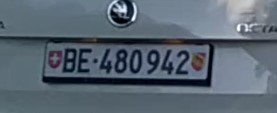
#> input picture white_plate.jpg, 277 x 113 px
$ python -i main.py   (imports and definitions only)
#> lines starting #> are read from the running program, lines starting #| are printed output that depends on the picture; after the words box and inside, x2 and y2 are one past the last pixel; in counts of white or black regions, pixels touching at a corner belong together
#> further down, picture is the input picture: shape (113, 277, 3); mean B, G, R 114.1, 102, 89.5
import cv2
import pytesseract
import numpy as np
import clean_up
import white_plate
import contour_finding_methods
# Set the path to the Tesseract executable
pytesseract.pytesseract.tesseract_cmd = r'C:\Program Files\Tesseract-OCR\tesseract.exe'


def detect_license_plate_corners(image):
    gray = cv2.cvtColor(image, cv2.COLOR_BGR2GRAY)
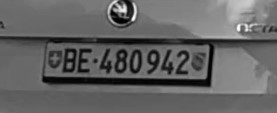
#> gray: shape (113, 277); min 1, max 253, mean 99.6
    blur = cv2.GaussianBlur(gray, (5, 5), 0)

    edges = cv2.Canny(blur, 100, 200, apertureSize=3)
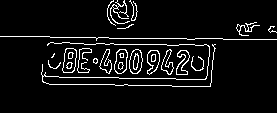
#> edges: shape (113, 277); 6.6% white in thin lines or dots, all inside (x1, y1, x2, y2) = (0, 0, 277, 87)

    contours, _ = cv2.findContours(edges, cv2.RETR_TREE, cv2.CHAIN_APPROX_SIMPLE)
#> contours = 42 contours, 16 with area under 20; largest, box (x1, y1, x2, y2) and area: (62, 48, 77, 73) 272, (62, 48, 77, 73) 266, (114, 49, 128, 74) 248, (129, 49, 143, 74) 248, (129, 49, 143, 74) 239
    contours = sorted(contours, key=cv2.contourArea, reverse=True)[:10]
#> contours = 10 contours; largest, box (x1, y1, x2, y2) and area: (62, 48, 77, 73) 272, (62, 48, 77, 73) 266, (114, 49, 128, 74) 248, (129, 49, 143, 74) 248, (129, 49, 143, 74) 239

    license_plate_contour = None

    for contour in contours:
        epsilon = 0.018 * cv2.arcLength(contour, True)
        approx = cv2.approxPolyDP(contour, epsilon, True)

        if len(approx) == 4:
            (x, y, w, h) = cv2.boundingRect(approx)

            aspect_ratio = float(w) / h
            if 2 <= aspect_ratio <= 5 and w * h > 500:  # Adjust these parameters based on your needs
                mask = np.zeros(gray.shape, dtype=np.uint8)
                cv2.drawContours(mask, [approx], -1, 255, thickness=cv2.FILLED)
                white_content = cv2.countNonZero(cv2.bitwise_and(blur, blur, mask=mask))

                if white_content > 0.7 * (w * h):  # At least 70% white pixels in the region
                    license_plate_contour = approx
                    break
#> this loop made 10 passes
#> epsilon on passes 1 to 10: 1.25, 1.21, 1.17, 1.16, 1.12, 1.13, 1.25, 1.24, 1.63, 1.57

    if license_plate_contour is None:
        return None

    corners = [(point[0][0], point[0][1]) for point in license_plate_contour]
    return corners
# [427 lines left out: functions transform_perspective, rotate_if_vertical, is_mirrored, analyze_and_correct_orientation, check_and_correct_orientation, extract_specific_region and 5 more, not called in this run]

# Path to the video file
video_path = 'video1.mp4'
collected_plate_nrs = set()

# Call the motion detection function
# [2 lines not run here, left out]

>>> import cv2
>>> picture = cv2.imread('white_plate.jpg')
>>> result = detect_license_plate_corners(picture)
